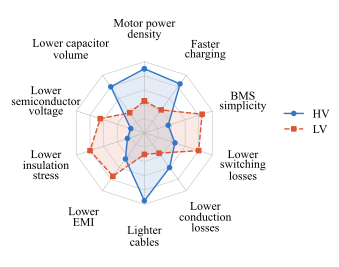

Python code for this plot:
from pathlib import Path
import numpy as np
import matplotlib
matplotlib.use('Agg')
import matplotlib.pyplot as plt
plt.rcParams.update({'font.family':'serif','font.serif':['Times New Roman'],'font.size':8.5,'pdf.fonttype':42})
out=Path(__file__).parent
labels=['Motor power\ndensity','Faster\ncharging','BMS\nsimplicity','Lower\nswitching\nlosses','Lower\nconduction\nlosses','Lighter\ncables','Lower\nEMI','Lower\ninsulation\nstress','Lower\nsemiconductor\nvoltage','Lower capacitor\nvolume']
hv=np.array([.90,.85,.35,.45,.60,.95,.45,.25,.20,.80]);lv=np.array([.45,.40,.85,.80,.35,.30,.75,.80,.65,.35])
a=np.deg2rad(90-np.arange(10)*36);x=np.cos(a);y=np.sin(a)
fig,ax=plt.subplots(figsize=(3.8,2.65));ax.set_aspect('equal');ax.axis('off')
for r in [.2,.4,.6,.8,1]: ax.plot(np.r_[r*x,r*x[0]],np.r_[r*y,r*y[0]],color='.78',lw=.45)
for xx,yy in zip(x,y): ax.plot([0,xx],[0,yy],color='.72',lw=.4)
for v,c,marker,ls,label in [(hv,'#3177c7','o','-','HV'),(lv,'#dc5635','s','--','LV')]:
 ax.fill(v*x,v*y,color=c,alpha=.13)
 ax.plot(np.r_[v*x,v[0]*x[0]],np.r_[v*y,v[0]*y[0]],color=c,marker=marker,ms=3,lw=1,ls=ls,label=label)
for i,label in enumerate(labels):
 xx,yy=1.45*x[i],1.45*y[i]
 if i==9: xx-=.18
 ax.text(xx,yy,label,ha='center',va='center',linespacing=1.0)
ax.set_xlim(-2,2.7);ax.set_ylim(-1.85,1.85)
ax.legend(loc='center',bbox_to_anchor=(.91,.54),frameon=False,handlelength=1.6,borderpad=0,labelspacing=.4)
fig.subplots_adjust(left=0,right=1,bottom=0,top=1)
fig.savefig(out/'fig_intro_hv_motivation.pdf',bbox_inches='tight',pad_inches=.01)
